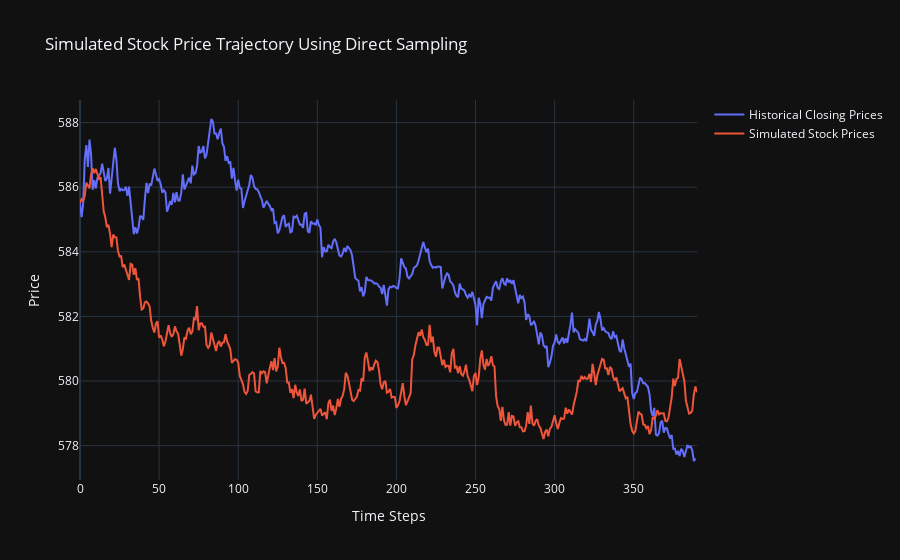

The cell this chart's notebook holds for it:
### Code cell
fig_sim_direct_method = go.Figure()

# Add the historical price trace
fig_sim_direct_method.add_trace(go.Scatter(
    x=list(range(len(price_data['close_mid_price']))), 
    y=price_data['close_mid_price'], 
    mode='lines', 
    name='Historical Closing Prices'
))

# Add the simulated price trace
fig_sim_direct_method.add_trace(go.Scatter(
    x=list(range(len(sim_prices))), 
    y=sim_prices, 
    mode='lines', 
    name='Simulated Stock Prices'))



# Update the layout to add titles and labels
fig_sim_direct_method.update_layout(
    title='Simulated Stock Price Trajectory Using Direct Sampling',
    xaxis_title='Time Steps',
    yaxis_title='Price',
    template='plotly_dark'  # Using a dark theme for better visibility
)

# Show the interactive plot
fig_sim_direct_method.show()

### Figure 1 — Plotly figure (JSON) as saved in the notebook; plotly's stock layout.template omitted (floating-point values rounded to 4 significant figures; data arrays with more than 128 entries replaced by an {"elided": "..."} marker saying what was removed)
{"data": [{"mode": "lines", "name": "Historical Closing Prices", "type": "scatter", "x": {"elided": "390 int values"}, "y": {"elided": "390 float values"}}, {"mode": "lines", "name": "Simulated Stock Prices", "type": "scatter", "x": {"elided": "391 int values"}, "y": {"elided": "391 float values"}}], "layout": {"title": {"text": "Simulated Stock Price Trajectory Using Direct Sampling"}, "xaxis": {"title": {"text": "Time Steps"}}, "yaxis": {"title": {"text": "Price"}}}}
